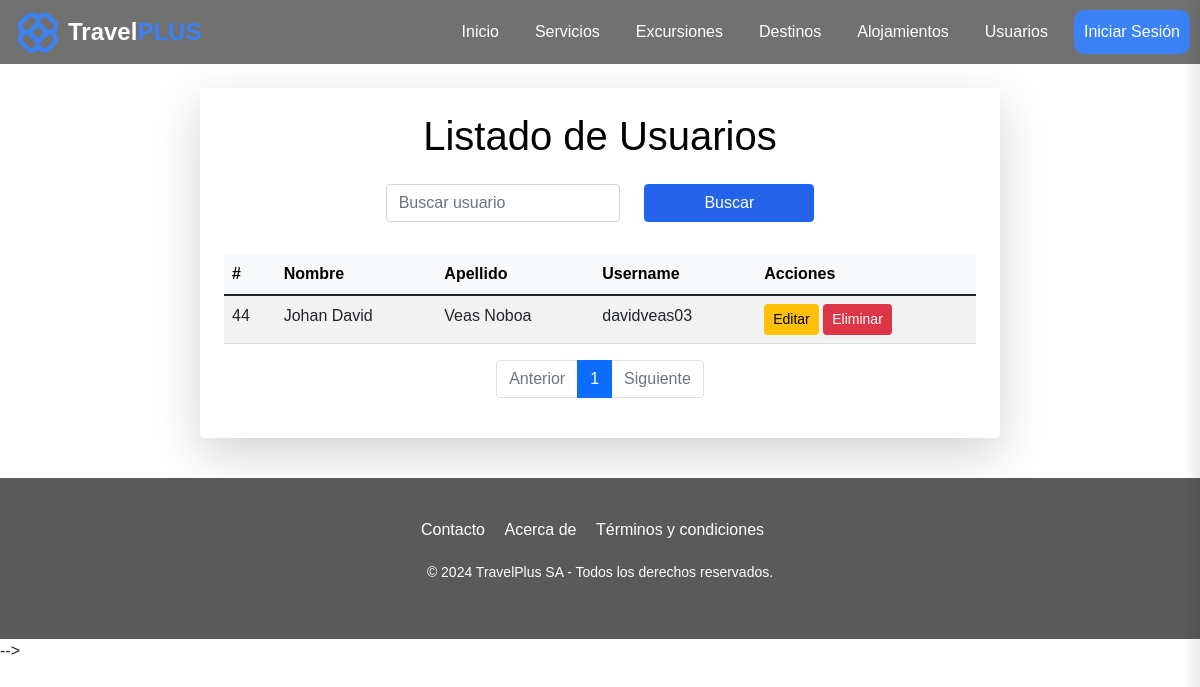
The page /index.php?app=user&index on the database as committed earlier.
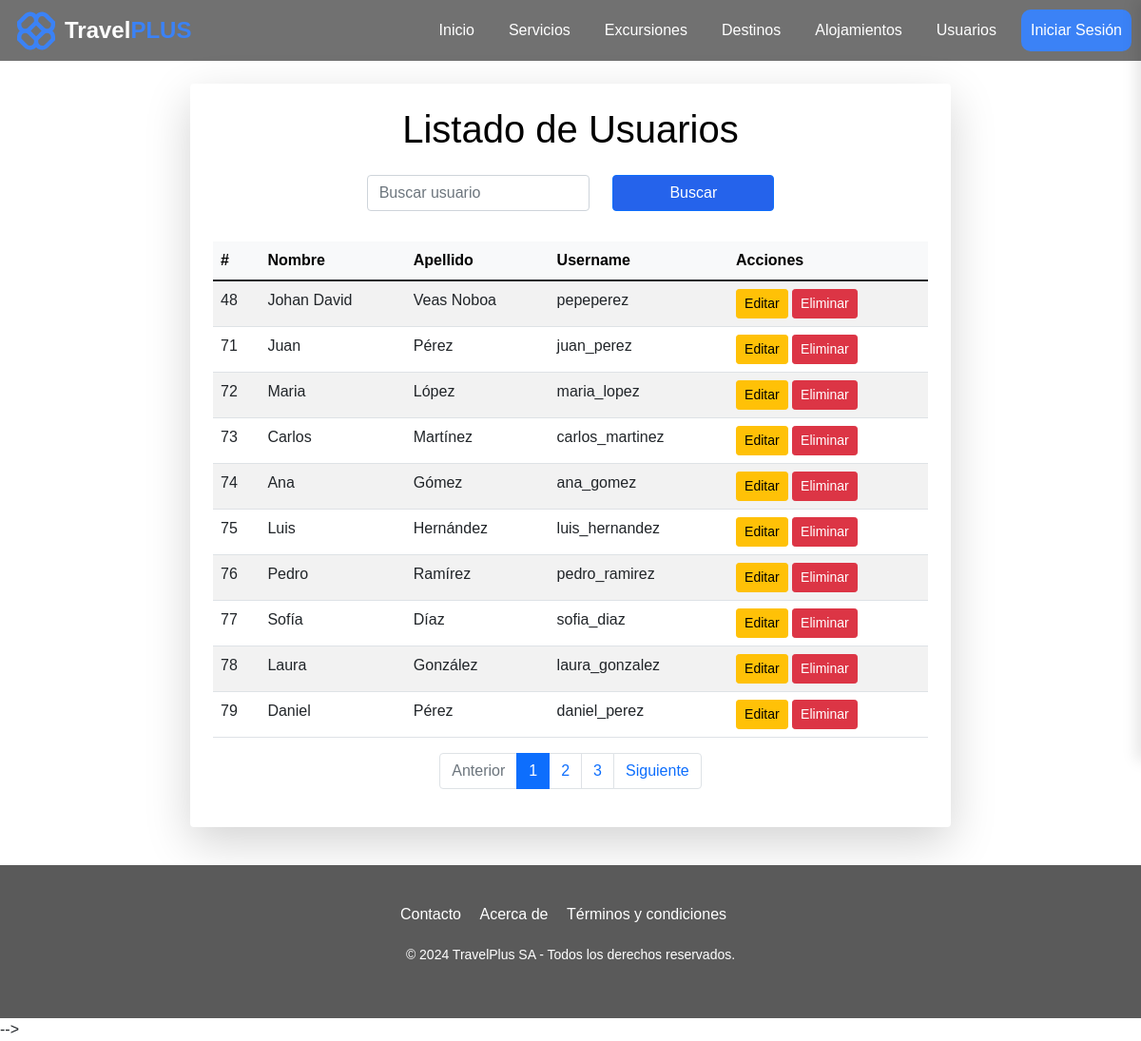
The same page on the database as committed later.
### tables this page shows
CREATE TABLE `user` (
  `id` int(11) NOT NULL,
  `rol_id` int(11) NOT NULL,
  `name` varchar(60) NOT NULL,
  `lastName` varchar(60) NOT NULL,
  `username` varchar(30) NOT NULL,
  `password` varchar(255) NOT NULL,
  `create_at` timestamp NOT NULL DEFAULT current_timestamp(),
  `update_at` timestamp NOT NULL DEFAULT current_timestamp()
);

### controller/UserController.php (called while the page is built, shortened)
<?php
require_once './model/dao/UserDao.php';
class UserController
{
    private $model;
    public function __construct()
    {
        $this->model = new UserDAO();
    }
    public function index()
    {
        $page = isset($_GET['page']) ? (int)$_GET['page'] : 1;
        $limit = isset($_GET['limit']) ? (int)$_GET['limit'] : 10;
        $totalUsers = $this->model->getTotalUsers();
        $totalPages = ceil($totalUsers / $limit);
        if ($page > $totalPages) {
            header('Location: index.php?app=user&action=index&page=' . $totalPages);
        } else {
            $offset = ($page - 1) * $limit;
            $users = $this->model->getAllUsers($limit, $offset);
        }
        require_once './view/user/user.list.php';
    }
}

### index.php (called while the page is built, shortened)
<?php
    $function = (!empty($_REQUEST['action'])) ? htmlentities($_REQUEST['action']) : DEFAULT_METHOD;
    $app = new $controller;
    $app->$function();
?>

### config/Connection.php (called while the page is built)
<?php
class Connection
{
    public static function getConnection()
    {
        $connection = null;
        try {
            $connection = new PDO(
                'mysql:host=localhost;dbname='. DB_NAME,
                DB_USERNAME,
                DB_PASSWORD
            );
            $connection->exec("SET NAMES 'utf8mb4'");
            $connection->setAttribute(
                PDO::ATTR_ERRMODE,
                PDO::ERRMODE_EXCEPTION
            );
        } catch (Exception $e) {
            echo "Error: " . $e->getMessage();
            die("error " . $e->getMessage());
        }
        return $connection;
    }
}
?>

### model/dao/UserDao.php (called while the page is built, shortened)
<?php
require_once './config/Connection.php';
class UserDAO
{
    private $conn;
    public function __construct()
    {
        $this->conn = Connection::getConnection();
    }
    public function getAllUsers($limit, $offset)
    {
        $sql = "SELECT * FROM user LIMIT :limit OFFSET :offset";
        try {
            $stmt = $this->conn->prepare($sql);
            $stmt->bindParam(':limit', $limit, PDO::PARAM_INT);
            $stmt->bindParam(':offset', $offset, PDO::PARAM_INT);
            $stmt->execute();
            return $stmt->fetchAll(PDO::FETCH_ASSOC);
        } catch (PDOException $err) {
            echo "Error: " . $err->getMessage();
            return [];
        }
    }
    public function getTotalUsers()
    {
        $sql = "SELECT COUNT(*) FROM user";
        try {
            $stmt = $this->conn->prepare($sql);
            $stmt->execute();
            return $stmt->fetchColumn();
        } catch (PDOException $err) {
            echo "Error: " . $err->getMessage();
            return 0;
        }
    }
}

### view/user/user.list.php (the view)
<?php
require_once HEADER;
?>
<div class="d-flex justify-content-center align-items-center">
    <section class="container mt-4 p-4 shadow-lg rounded">
        <header class="mb-4 text-center">
            <h1>Listado de Usuarios</h1>
        </header>
        <div class="row mb-4 justify-content-center">
            <div class="col-12 col-md-4 mb-2">
                <input type="text" class="form-control" id="busqueda" placeholder="Buscar usuario" aria-label="Buscar usuario">
            </div>
            <div class="col-12 col-md-3 d-flex justify-content-center align-items-center mb-2">
                <button class="btn btn-primary w-100" id="btn_buscar" aria-label="Buscar usuario">Buscar</button>
            </div>
        </div>
        <table class="mx-auto table table-striped table-hover">
            <thead class="table-light">
                <tr>
                    <th>#</th>
                    <th>Nombre</th>
                    <th>Apellido</th>
                    <th>Username</th>
                    <th>Acciones</th>
                </tr>
            </thead>
            <tbody>
                <?php foreach ($users as $user): ?>
                    <tr>
                        <td><?php echo $user['id']; ?></td>
                        <td><?php echo $user['name']; ?></td>
                        <td><?php echo $user['lastName']; ?></td>
                        <td><?php echo $user['username']; ?></td>
                        <td>
                            <a href="edit.php?id=<?php echo $user['id']; ?>" class="btn btn-warning btn-sm">Editar</a>
                            <a href="delete.php?id=<?php echo $user['id']; ?>" class="btn btn-danger btn-sm">Eliminar</a>
                        </td>
                    </tr>
                <?php endforeach; ?>
            </tbody>
        </table>
        <nav>
            <ul class="pagination justify-content-center">
                <li class="page-item <?php echo ($page <= 1) ? 'disabled' : ''; ?>">
                    <a class="page-link" href="index.php?app=user&action=index&page=<?php echo ($page - 1); ?>">Anterior</a>
                </li>
                <?php for ($i = 1; $i <= $totalPages; $i++): ?>
                    <li class="page-item <?php echo ($i == $page) ? 'active' : ''; ?>">
                        <a class="page-link" href="index.php?app=user&action=index&page=<?php echo $i; ?>"><?php echo $i; ?></a>
                    </li>
                <?php endfor; ?>
                <li class="page-item <?php echo ($page >= $totalPages) ? 'disabled' : ''; ?>">
                    <a class="page-link" href="index.php?app=user&action=index&page=<?php echo ($page + 1); ?>">Siguiente</a>
                </li>
            </ul>
        </nav>
    </section>
</div>
<?php
require_once FOOTER;
?>

### view/templates/header.php (shortened to what this page needs)
<!DOCTYPE html>
<html lang="en">
<head>
    <link href="https://cdn.jsdelivr.net/npm/bootstrap@5.1.3/dist/css/bootstrap.min.css" rel="stylesheet">
    <link href="https://cdnjs.cloudflare.com/ajax/libs/font-awesome/6.0.0-beta3/css/all.min.css" rel="stylesheet">
    <link rel="stylesheet" href="./assets/css/style.css">
    <link rel="stylesheet" href="./assets/css/home.css">
    <link rel="stylesheet" href="./assets/css/contacto.css">
    <link rel="stylesheet" href="./assets/css/nosotros.css">
    <link rel="stylesheet" href="./assets/css/politica.css">
    <link rel="stylesheet" href="./assets/css/excursiones.css">
    <link rel="stylesheet" href="./assets/css/excursion_new.css">
</head>
<body>
    <header>
        <nav class="nav-main d-flex justify-content-between">
            <a href="index.php" style="text-decoration: none">
                <div class="nav-main-logo-container ps-2">
                    <img src="./assets/images/logo.svg" alt="logo de TravelPlus  SA">
                    <span class="logo-text d-none d-md-block">
                        Travel<span>PLUS</span>
                    </span>
                </div>
            </a>
            <div class="d-none d-md-flex justify-content-center align-items-center gap-3 nav-link-container">
                <a class="nav-options nav-main-link" href="index.php">Inicio</a>
                <a class="nav-options nav-main-link" href="/pages/servicios.html">Servicios</a>
                <a class="nav-options nav-main-link" href="index.php?app=excursion&action=index">Excursiones</a>
                <a class="nav-options nav-main-link" href="/index.html">Destinos</a>
                <a class="nav-options nav-main-link" href="/pages/alojamientos.html">Alojamientos</a>
                <a class="nav-options nav-main-link" href="index.php?app=user&index">Usuarios</a>
                <?php if (isset($_SESSION['user_logged_in']) && $_SESSION['user_logged_in']) { ?>
                    <div class="d-flex align-items-center">
                        <span class="nav-options nav-main-link ms-2"> <?php echo htmlspecialchars($_SESSION['username']); ?></span>
                        <img src="./assets/images/icons/Icono-sesion-iniciada.svg" alt="Usuario" class="user-icon">
                    </div>
                    <a class="btn-register nav-main-link" href="index.php?app=user&action=logout">Cerrar Sesión</a>
                <?php } else { ?>
                    <a class="btn-register nav-main-link" href="index.php?app=user&action=login">Iniciar Sesión</a>
                <?php } ?>
            </div>
        </nav>
    </header>

### view/templates/footer.php (shortened to what this page needs)
<footer>
    <section class="footer-links">
        <ul>
            <li><a href="index.php?app=index&action=index&p=contacto">Contacto</a></li>
            <li><a href="index.php?app=index&action=index&p=nosotros">Acerca de</a></li>
            <li><a href="index.php?app=index&action=index&p=privacidad">Términos y condiciones</a></li>
        </ul>
    </section>
    <p>&copy; 2024 TravelPlus SA - Todos los derechos reservados.</p>
</footer>
<script src="./assets/js/validateExcursion.js"></script>-->
</body>
</html>

### assets/css/style.css (style rules this page uses)
:root { --color-primary: #3B82F6; --color-secondary: #6366F1; --color-tertiary: #F87171; --color-success: #10B981; --color-warning: #F59E0B; --color-dark: #111827; --color-light: #F9FAFB; --color-gray: #878787; --color-gray-light: #D1D5DB; --color-gray-dark: #4B5563; --color-white: #fff; }
.nav-main { background-color: #717171; color: #fff; padding: 10px; }
* { margin: 0; padding: 0; box-sizing: border-box; }
.btn-register { background-color: var(--color-primary); color: white; text-decoration: none; border-radius: 10px; padding: 5px 10px; }
body { font-family: Arial, sans-serif; min-height: 100vh; display: flex; flex-direction: column; margin: 0; }
footer { margin-top: auto; width: 100%; position: relative; bottom: 0; }
.nav-link-container>a { color: white; text-decoration: none; padding: 10px; }
.logo-text { font-size: 24px; font-weight: 600; color: white; }
.logo-text>span { color: var(--color-primary); }
.nav-main-logo-container { display: flex; align-items: center; gap: 10px; }
footer { background-color: #5a5a5a; color: #ffffff; padding: 40px 20px; text-align: center; font-family: Arial, sans-serif; margin-top: 40px; }
footer .footer-links ul { list-style-type: none; padding: 0; }
footer .footer-links ul li { display: inline-block; margin-right: 15px; }
footer .footer-links ul li a { color: #fff; text-decoration: none; font-size: 16px; transition: color 0.3s ease; }
footer p { margin-top: 20px; font-size: 14px; }

### assets/css/contacto.css (style rules this page uses)
h1, h2 { color: black; }

### assets/css/nosotros.css (style rules this page uses)
:root { --primary-color: #004d99; --secondary-color: #e6f2ff; --accent-color: #ff6b6b; --text-color: #333; --light-bg: #f8f9fa; }

### assets/css/politica.css (style rules this page uses)
.nav-main { background-color: #717171; color: #fff; padding: 10px; display: flex; justify-content: space-between; align-items: center; }
.nav-main-logo-container { display: flex; align-items: center; gap: 10px; }
.logo-text { font-size: 24px; font-weight: 600; color: white; }
.btn-register { background-color: var(--color-primary); color: white; text-decoration: none; border-radius: 10px; padding: 5px 10px; }

### assets/css/excursion_new.css (style rules this page uses)
:root { --primary: #2563eb; --error: #dc2626; --gray: #64748b; }
.container { max-width: 800px; margin: auto; background: white; padding: 2rem; border-radius: 8px; box-shadow: 0 2px 4px rgba(0, 0, 0, 0.1); }
input, select, textarea { padding: 0.5rem; border: 1px solid #e2e8f0; border-radius: 4px; }
button { padding: 0.5rem 1rem; border: none; border-radius: 4px; cursor: pointer; }
.btn-primary { background: var(--primary); color: white; }

Rows that differ between the two databases and show on the page:
removed user: id "44", name "Johan David", lastName "Veas Noboa", username "davidveas03"
added user: id "48", name "Johan David", lastName "Veas Noboa", username "pepeperez"
added user: id "71", name "Juan", lastName "Pérez", username "juan_perez"
added user: id "72", name "Maria", lastName "López", username "maria_lopez"
added user: id "73", name "Carlos", lastName "Martínez", username "carlos_martinez"
added user: id "74", name "Ana", lastName "Gómez", username "ana_gomez"
added user: id "75", name "Luis", lastName "Hernández", username "luis_hernandez"
added user: id "76", name "Pedro", lastName "Ramírez", username "pedro_ramirez"
added user: id "77", name "Sofía", lastName "Díaz", username "sofia_diaz"
added user: id "78", name "Laura", lastName "González", username "laura_gonzalez"
added user: id "79", name "Daniel", lastName "Pérez", username "daniel_perez"
Other text that changed with them:
new list line: "2"
new list line: "3"
